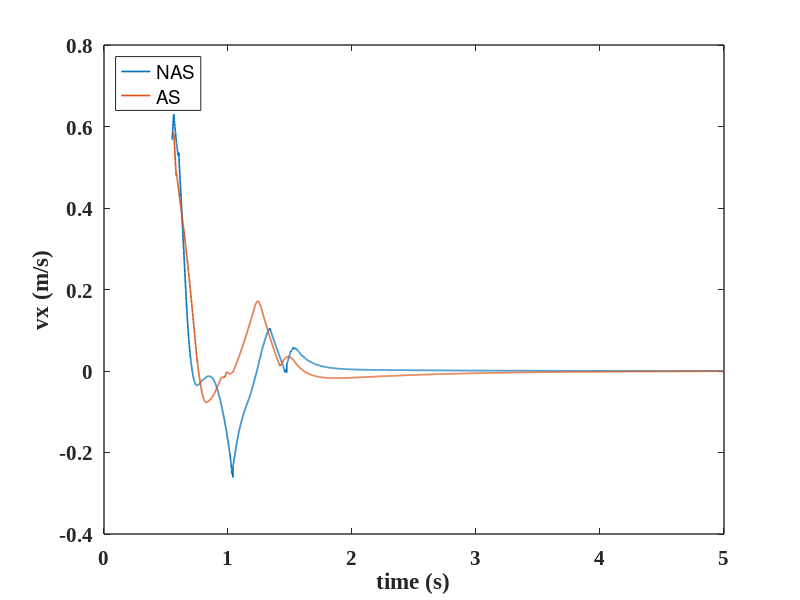
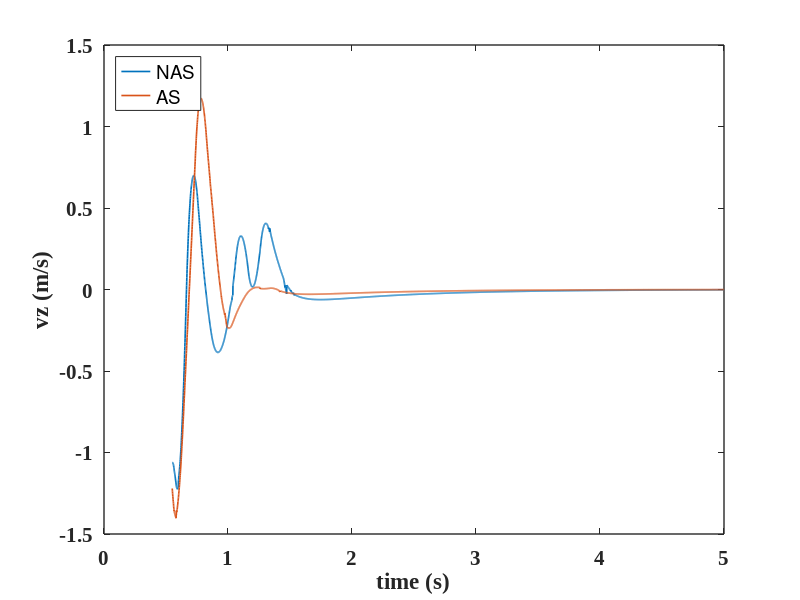
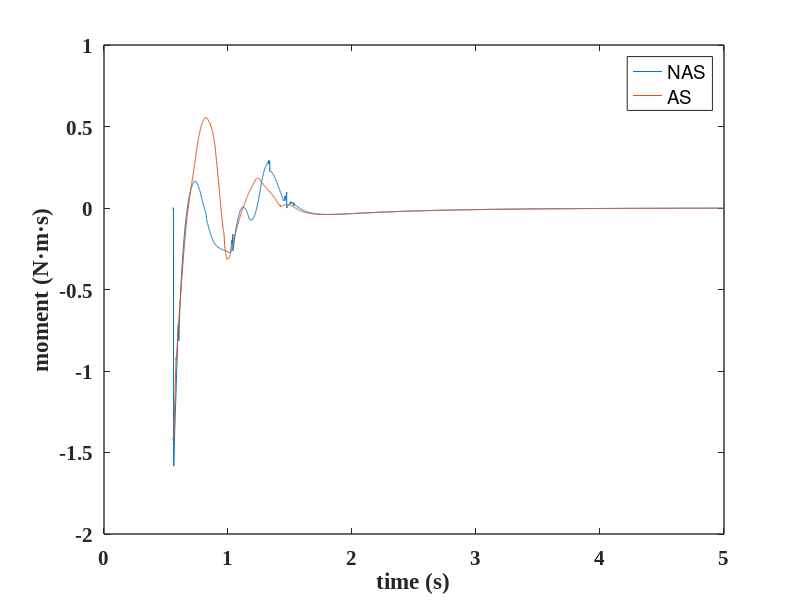

These charts were generated, in order, by the following MATLAB code: (Note: this script raises an error after producing the figures.)
clear;
close all;
%% h=[0.1,0.15,0.2] l=[0.1,0.15,0.2]
% h=0.1, l=0.1;
% h=0.1, l=0.15;
% h=0.1, l=0.2;

%% h=0.1, l=0.1;
% % E_Lower_as=124.4J;
% % E_Upper_as=7.77
% % E_Lower_nas=165.8J;
% % E_Upper_nas=0.09J;
% 
% % agility_as=0.2733 m/s
% % agility_nas=0.2719 m/s
% 
% % stability_time_as=3.661s
% % stability_time_nas=4.308s
% % sum_error_p_as=512 N m s
% % sum_error_p_nas=879 N m s
% % just keeping the stability of posture
% 
% load('h=0.1_l=0.1/energy_nas.mat');
% % load('h=0.1_l=0.1/energy_as.mat');
% E_RThigh_nas=Energy_Recording.energy_cost_joint(:,2+1)';
% E_RThigh_nas=E_RThigh_nas(:,2:end);
% E_RKnee_nas=Energy_Recording.energy_cost_joint(:,3+1)';
% E_RKnee_nas=E_RKnee_nas(:,2:end);
% E_RAnkle_nas=Energy_Recording.energy_cost_joint(:,4+1)';
% E_RAnkle_nas=E_RAnkle_nas(:,2:end);
% 
% E_LThigh_nas=Energy_Recording.energy_cost_joint(:,7+1)';
% E_LThigh_nas=E_LThigh_nas(:,2:end);
% E_LKnee_nas=Energy_Recording.energy_cost_joint(:,8+1)';
% E_LKnee_nas=E_LKnee_nas(:,2:end);
% E_LAnkle_nas=Energy_Recording.energy_cost_joint(:,9+1)';
% E_LAnkle_nas=E_LAnkle_nas(:,2:end);
% 
% E_RHipz_nas=Energy_Recording.energy_cost_joint(:,0+1)';
% E_RHipz_nas=E_RHipz_nas(:,2:end);
% E_RHipx_nas=Energy_Recording.energy_cost_joint(:,1+1)';
% E_RHipx_nas=E_RHipx_nas(:,2:end);
% 
% E_LHipz_nas=Energy_Recording.energy_cost_joint(:,5+1)';
% E_LHipz_nas=E_LHipz_nas(:,2:end);
% E_LHipx_nas=Energy_Recording.energy_cost_joint(:,6+1)';
% E_LHipx_nas=E_LHipx_nas(:,2:end);
% 
% E_Lower_nas=E_RThigh_nas(:,end)+E_LThigh_nas(:,end)+E_RKnee_nas(:,end)+...
%                 E_LKnee_nas(:,end)+E_RAnkle_nas(:,end)+E_LAnkle_nas(:,end)+...
%                 E_RHipz_nas(:,end)+E_RHipx_nas(:,end)+...
%                 E_LHipz_nas(:,end)+E_LHipx_nas(:,end);
%             
% E_Upper_nas=Energy_Recording.energy_cost_joint(:,10+1:end);
% E_Upper_nas=sum(E_Upper_nas(end,:));
% 
% load('h=0.1_l=0.1/v_nas.mat');
% vx_NAS=Velocity_Recording.actual_com_velocity(:,1)';
% vx_NAS=vx_NAS(:,2:end);
% vz_NAS=Velocity_Recording.actual_com_velocity(:,3)';
% vz_NAS=vz_NAS(:,2:end);
% Mp_NAS=Velocity_Recording.pitch_moment;
% Mp_NAS=Mp_NAS(:,2:end);
% 
% load('h=0.1_l=0.1/v_as.mat');
% vx_AS=Velocity_Recording.actual_com_velocity(:,1)';
% vx_AS=vx_AS(:,2:end);
% vz_AS=Velocity_Recording.actual_com_velocity(:,3)';
% vz_AS=vz_AS(:,2:end);
% Mp_AS=Velocity_Recording.pitch_moment;
% Mp_AS=Mp_AS(:,2:end);
% 
% time=Velocity_Recording.lcm_timestamp/5;
% a=1;
% num=5000;
% time=time(:,a:num);
% 
% 
% f1=figure;
% plot(time,vx_NAS(:,a:num),'LineWidth',1.2);
% hold on;
% plot(time,vx_AS(:,a:num),'LineWidth',1.2);
% xlabel('time (s)');ylabel('vx (m/s)');
% legend('NAS','AS','Location', 'northwest');
% set(gca, 'linewidth',1, 'fontsize',15,'Fontname', 'Times New Roman','FontWeight','bold');
% 
% 
% f2=figure;
% plot(time,vz_NAS(:,a:num),'LineWidth',1.2);
% hold on;
% plot(time,vz_AS(:,a:num),'LineWidth',1.2);
% xlabel('time (s)');ylabel('vz (m/s)');
% legend('NAS','AS','Location', 'northwest');
% set(gca, 'linewidth',1, 'fontsize',15,'Fontname', 'Times New Roman','FontWeight','bold');
% 
% 
% f3=figure;
% plot(time,Mp_NAS(:,a:num));
% xlabel('time (s)');ylabel('moment (N·m·s)');
% hold on;
% plot(time,Mp_AS(:,a:num));
% hold on;
% legend('NAS','AS');
% set(gca, 'linewidth',1,'FontSize',15,'Fontname', 'Times New Roman','FontWeight','bold');
% agility_as=cal_agility(vx_AS(:,200),vz_AS(:,200));
% agility_nas=cal_agility(vx_NAS(:,200),vz_NAS(:,200));
% 
% 
% time=Velocity_Recording.lcm_timestamp/5;
% a=500;
% num=5000;
% time=time(:,a:num);
% sum_error_p_as=sum(abs(Mp_AS(:,a:num)));
% sum_error_p_nas=sum(abs(Mp_NAS(:,a:num)));
% 
% sum_error_vx_as=sum(abs(vx_AS(:,a:num)));
% sum_error_vx_nas=sum(abs(vx_NAS(:,a:num)));
% 
% sum_error_vz_as=sum(abs(vz_AS(:,a:num)));
% sum_error_vz_nas=sum(abs(vz_NAS(:,a:num)));
% 
% a=0;


%% h=0.1, l=0.15;
% % E_Lower_as=133.1J;
% % E_Upper_as=5.8J
% % E_Lower_nas=181J;
% % E_Upper_nas=0.32J;
% 
% % agility_as=0.3809 m/s
% % agility_nas=0.3807 m/s
% 
% % % stability_time_as=3.661s
% % % stability_time_nas=4.308s
% % sum_error_p_as=188 N m s
% % sum_error_p_nas=474 N m s
% % just keeping the stability of posture
% 
% % load('h=0.1_l=0.15/energy_nas.mat');
% load('h=0.1_l=0.15/energy_as.mat');
% E_RThigh_nas=Energy_Recording.energy_cost_joint(:,2+1)';
% E_RThigh_nas=E_RThigh_nas(:,2:end);
% E_RKnee_nas=Energy_Recording.energy_cost_joint(:,3+1)';
% E_RKnee_nas=E_RKnee_nas(:,2:end);
% E_RAnkle_nas=Energy_Recording.energy_cost_joint(:,4+1)';
% E_RAnkle_nas=E_RAnkle_nas(:,2:end);
% 
% E_LThigh_nas=Energy_Recording.energy_cost_joint(:,7+1)';
% E_LThigh_nas=E_LThigh_nas(:,2:end);
% E_LKnee_nas=Energy_Recording.energy_cost_joint(:,8+1)';
% E_LKnee_nas=E_LKnee_nas(:,2:end);
% E_LAnkle_nas=Energy_Recording.energy_cost_joint(:,9+1)';
% E_LAnkle_nas=E_LAnkle_nas(:,2:end);
% 
% E_RHipz_nas=Energy_Recording.energy_cost_joint(:,0+1)';
% E_RHipz_nas=E_RHipz_nas(:,2:end);
% E_RHipx_nas=Energy_Recording.energy_cost_joint(:,1+1)';
% E_RHipx_nas=E_RHipx_nas(:,2:end);
% 
% E_LHipz_nas=Energy_Recording.energy_cost_joint(:,5+1)';
% E_LHipz_nas=E_LHipz_nas(:,2:end);
% E_LHipx_nas=Energy_Recording.energy_cost_joint(:,6+1)';
% E_LHipx_nas=E_LHipx_nas(:,2:end);
% 
% E_Lower_nas=E_RThigh_nas(:,end)+E_LThigh_nas(:,end)+E_RKnee_nas(:,end)+...
%                 E_LKnee_nas(:,end)+E_RAnkle_nas(:,end)+E_LAnkle_nas(:,end)+...
%                 E_RHipz_nas(:,end)+E_RHipx_nas(:,end)+...
%                 E_LHipz_nas(:,end)+E_LHipx_nas(:,end);
%             
% E_Upper_nas=Energy_Recording.energy_cost_joint(:,10+1:end);
% E_Upper_nas=sum(E_Upper_nas(end,:));
% 
% load('h=0.1_l=0.15/v_nas.mat');
% vx_NAS=Velocity_Recording.actual_com_velocity(:,1)';
% vx_NAS=vx_NAS(:,2:end);
% vz_NAS=Velocity_Recording.actual_com_velocity(:,3)';
% vz_NAS=vz_NAS(:,2:end);
% Mp_NAS=Velocity_Recording.pitch_moment;
% Mp_NAS=Mp_NAS(:,2:end);
% 
% load('h=0.1_l=0.15/v_as.mat');
% vx_AS=Velocity_Recording.actual_com_velocity(:,1)';
% vx_AS=vx_AS(:,2:end);
% vz_AS=Velocity_Recording.actual_com_velocity(:,3)';
% vz_AS=vz_AS(:,2:end);
% Mp_AS=Velocity_Recording.pitch_moment;
% Mp_AS=Mp_AS(:,2:end);
% 
% time=Velocity_Recording.lcm_timestamp/5;
% a=1;
% num=5000;
% time=time(:,a:num);
% 
% 
% f1=figure;
% plot(time,vx_NAS(:,a:num),'LineWidth',1.2);
% hold on;
% plot(time,vx_AS(:,a:num),'LineWidth',1.2);
% xlabel('time (s)');ylabel('vx (m/s)');
% legend('NAS','AS','Location', 'northwest');
% set(gca, 'linewidth',1, 'fontsize',15,'Fontname', 'Times New Roman','FontWeight','bold');
% 
% 
% f2=figure;
% plot(time,vz_NAS(:,a:num),'LineWidth',1.2);
% hold on;
% plot(time,vz_AS(:,a:num),'LineWidth',1.2);
% xlabel('time (s)');ylabel('vz (m/s)');
% legend('NAS','AS','Location', 'northwest');
% set(gca, 'linewidth',1, 'fontsize',15,'Fontname', 'Times New Roman','FontWeight','bold');
% 
% 
% f3=figure;
% plot(time,Mp_NAS(:,a:num));
% xlabel('time (s)');ylabel('moment (N·m·s)');
% hold on;
% plot(time,Mp_AS(:,a:num));
% hold on;
% legend('NAS','AS');
% set(gca, 'linewidth',1,'FontSize',15,'Fontname', 'Times New Roman','FontWeight','bold');
% agility_as=cal_agility(vx_AS(:,200),vz_AS(:,200));
% agility_nas=cal_agility(vx_NAS(:,200),vz_NAS(:,200));
% 
% 
% time=Velocity_Recording.lcm_timestamp/5;
% a=500;
% num=5000;
% time=time(:,a:num);
% sum_error_p_as=sum(abs(Mp_AS(:,a:num)));
% sum_error_p_nas=sum(abs(Mp_NAS(:,a:num)));
% 
% sum_error_vx_as=sum(abs(vx_AS(:,a:num)));
% sum_error_vx_nas=sum(abs(vx_NAS(:,a:num)));
% 
% sum_error_vz_as=sum(abs(vz_AS(:,a:num)));
% sum_error_vz_nas=sum(abs(vz_NAS(:,a:num)));
% 
% a=0;


%% h=0.15, l=0.1;
% E_Lower_as=151J;
% E_Upper_as=13.82
% E_Lower_nas=198.83J;
% E_Upper_nas=0.13J;
% P_Lower_as=1110.5 W
% P_Upper_as=325.5 W


% agility_as=0.33m/s
% agility_nas=0.31m/s
% stability_time_as=2.921s
% stability_time_nas=4.533s
% sum_error_p_as=283.05m/s
% sum_error_p_nas=805.41m/s
% sum_error_vx_as=118.40m/s
% sum_error_vx_nas=138.71m/s
% sum_error_vz_as=383.16m/s
% sum_error_vz_nas=392.38m/s
% load('h_0.15_l_0.1_energy_nas.mat');
% a=1;
% num=200;
% time=Energy_Recording.lcm_timestamp/5;
% time=time(:,a:num);
% E_RThigh_p_nas=Energy_Recording.power_joint(a:num,2+1)';
% E_RThigh_p_nas=E_RThigh_p_nas(:,2:end);
% E_RKnee_p_nas=Energy_Recording.power_joint(a:num,3+1)';
% E_RKnee_p_nas=E_RKnee_p_nas(:,2:end);
% E_RAnkle_p_nas=Energy_Recording.power_joint(a:num,4+1)';
% E_RAnkle_p_nas=E_RAnkle_p_nas(:,2:end);
% 
% E_LThigh_p_nas=Energy_Recording.power_joint(a:num,7+1)';
% E_LThigh_p_nas=E_LThigh_p_nas(:,2:end);
% E_LKnee_p_nas=Energy_Recording.power_joint(a:num,8+1)';
% E_LKnee_p_nas=E_LKnee_p_nas(:,2:end);
% E_LAnkle_p_nas=Energy_Recording.power_joint(a:num,9+1)';
% E_LAnkle_p_nas=E_LAnkle_p_nas(:,2:end);
% 
% E_RHipz_p_nas=Energy_Recording.power_joint(a:num,0+1)';
% E_RHipz_p_nas=E_RHipz_p_nas(:,2:end);
% E_RHipx_p_nas=Energy_Recording.power_joint(a:num,1+1)';
% E_RHipx_p_nas=E_RHipx_p_nas(:,2:end);
% 
% E_LHipz_p_nas=Energy_Recording.power_joint(a:num,5+1)';
% E_LHipz_p_nas=E_LHipz_p_nas(:,2:end);
% E_LHipx_p_nas=Energy_Recording.power_joint(a:num,6+1)';
% E_LHipx_p_nas=E_LHipx_p_nas(:,2:end);
% 
% E_Lower_p_nas=E_RThigh_p_nas(:,end)+E_LThigh_p_nas(:,end)+E_RKnee_p_nas(:,end)+...
%                 E_LKnee_p_nas(:,end)+E_RAnkle_p_nas(:,end)+E_LAnkle_p_nas(:,end)+...
%                 E_RHipz_p_nas(:,end)+E_RHipx_p_nas(:,end)+...
%                 E_LHipz_p_nas(:,end)+E_LHipx_p_nas(:,end);
%             
% E_Upper_p_nas=Energy_Recording.power_joint(a:num,10+1:end);
% E_Upper_p_nas=sum(E_Upper_p_nas(end,:));
% 
% 
% 
% 
% 
% 
% load('h_0.15_l_0.1_c_nas.mat');
% a=1;
% num=200;
% time=CONTACT_OUTPUT.lcm_timestamp/5;
% time=time(:,a:num);
% 
% contact_nas=CONTACT_OUTPUT.contact_force(:,a:num);
% contact_nas=contact_nas(:,1:end);
% plot(time,contact_nas(:,a:num),'LineWidth',1.2);
% hold on;
% load('h_0.15_l_0.1_c_as.mat');
% contact_nas=CONTACT_OUTPUT.contact_force(:,a:num);
% contact_nas=contact_nas(:,1:end);
% plot(time,contact_nas(:,a:num),'LineWidth',1.2);
% legend('NAS','AS','Location', 'northwest');
% set(gca, 'linewidth',1, 'fontsize',15,'Fontname', 'Times New Roman','FontWeight','bold');
% 
% load('h_0.15_l_0.1_energy_nas.mat');
% % load('h_0.15_l_0.1_energy_as.mat');
% a=1;
% num=200;
% E_RThigh_nas=Energy_Recording.energy_cost_joint(a:num,2+1)';
% E_RThigh_nas=E_RThigh_nas(:,2:end);
% E_RKnee_nas=Energy_Recording.energy_cost_joint(a:num,3+1)';
% E_RKnee_nas=E_RKnee_nas(:,2:end);
% E_RAnkle_nas=Energy_Recording.energy_cost_joint(a:num,4+1)';
% E_RAnkle_nas=E_RAnkle_nas(:,2:end);
% 
% E_LThigh_nas=Energy_Recording.energy_cost_joint(a:num,7+1)';
% E_LThigh_nas=E_LThigh_nas(:,2:end);
% E_LKnee_nas=Energy_Recording.energy_cost_joint(a:num,8+1)';
% E_LKnee_nas=E_LKnee_nas(:,2:end);
% E_LAnkle_nas=Energy_Recording.energy_cost_joint(a:num,9+1)';
% E_LAnkle_nas=E_LAnkle_nas(:,2:end);
% 
% E_RHipz_nas=Energy_Recording.energy_cost_joint(a:num,0+1)';
% E_RHipz_nas=E_RHipz_nas(:,2:end);
% E_RHipx_nas=Energy_Recording.energy_cost_joint(a:num,1+1)';
% E_RHipx_nas=E_RHipx_nas(:,2:end);
% 
% E_LHipz_nas=Energy_Recording.energy_cost_joint(a:num,5+1)';
% E_LHipz_nas=E_LHipz_nas(:,2:end);
% E_LHipx_nas=Energy_Recording.energy_cost_joint(a:num,6+1)';
% E_LHipx_nas=E_LHipx_nas(:,2:end);
% 
% E_Lower_nas=E_RThigh_nas(:,end)+E_LThigh_nas(:,end)+E_RKnee_nas(:,end)+...
%                 E_LKnee_nas(:,end)+E_RAnkle_nas(:,end)+E_LAnkle_nas(:,end)+...
%                 E_RHipz_nas(:,end)+E_RHipx_nas(:,end)+...
%                 E_LHipz_nas(:,end)+E_LHipx_nas(:,end);
%             
% E_Upper_nas=Energy_Recording.energy_cost_joint(a:num,10+1:end);
% E_Upper_nas=sum(E_Upper_nas(end,:));
% load('h_0.15_l_0.1_v_nas.mat');
% vx_NAS=Velocity_Recording.actual_com_velocity(:,1)';
% vx_NAS=vx_NAS(:,2:end);
% vz_NAS=Velocity_Recording.actual_com_velocity(:,3)';
% vz_NAS=vz_NAS(:,2:end);
% Mp_NAS=Velocity_Recording.pitch_moment;
% Mp_NAS=Mp_NAS(:,2:end);
% 
% load('h_0.15_l_0.1_v_as.mat');
% vx_AS=Velocity_Recording.actual_com_velocity(:,1)';
% vx_AS=vx_AS(:,2:end);
% vz_AS=Velocity_Recording.actual_com_velocity(:,3)';
% vz_AS=vz_AS(:,2:end);
% Mp_AS=Velocity_Recording.pitch_moment;
% Mp_AS=Mp_AS(:,2:end);
% 
% time=Velocity_Recording.lcm_timestamp/5;
% a=550;
% num=5000;
% time=time(:,a:num);
% 
% 
% f1=figure;
% plot(time,vx_NAS(:,a:num),'LineWidth',1.2);
% hold on;
% plot(time,vx_AS(:,a:num),'LineWidth',1.2);
% xlabel('time (s)');ylabel('vx (m/s)');
% legend('NAS','AS','Location', 'northwest');
% set(gca, 'linewidth',1, 'fontsize',15,'Fontname', 'Times New Roman','FontWeight','bold');
% 
% 
% f2=figure;
% plot(time,vz_NAS(:,a:num),'LineWidth',1.2);
% hold on;
% plot(time,vz_AS(:,a:num),'LineWidth',1.2);
% xlabel('time (s)');ylabel('vz (m/s)');
% legend('NAS','AS','Location', 'northwest');
% set(gca, 'linewidth',1, 'fontsize',15,'Fontname', 'Times New Roman','FontWeight','bold');
% 
% 
% f3=figure;
% plot(time,Mp_NAS(:,a:num));
% xlabel('time (s)');ylabel('moment (N·m·s)');
% hold on;
% plot(time,Mp_AS(:,a:num));
% hold on;
% legend('NAS','AS');
% set(gca, 'linewidth',1,'FontSize',15,'Fontname', 'Times New Roman','FontWeight','bold');
% 
% time=Velocity_Recording.lcm_timestamp/5;
% a=550;
% num=5000;
% time=time(:,a:num);
% sum_error_p_as=sum(abs(Mp_AS(:,a:num)));
% sum_error_p_nas=sum(abs(Mp_NAS(:,a:num)));
% 
% sum_error_vx_as=sum(abs(vx_AS(:,a:num)));
% sum_error_vx_nas=sum(abs(vx_NAS(:,a:num)));
% 
% sum_error_vz_as=sum(abs(vz_AS(:,a:num)));
% sum_error_vz_nas=sum(abs(vz_NAS(:,a:num)));
% a=0;


%% h=0.15, l=0.15;
% E_Lower_as=179.71 J;
% E_Upper_as=23 J
% E_Lower_nas=285.7J;
% E_Upper_nas=0.5J;
% 
% agility_as=0.37m/s
% agility_nas=0.35m/s
% 
% load('h=0.15_l=0.15/energy_as.mat');
load('h=0.15_l=0.15/energy_nas.mat');
E_RThigh_nas=Energy_Recording.energy_cost_joint(:,2+1)';
E_RThigh_nas=E_RThigh_nas(:,2:end);
E_RKnee_nas=Energy_Recording.energy_cost_joint(:,3+1)';
E_RKnee_nas=E_RKnee_nas(:,2:end);
E_RAnkle_nas=Energy_Recording.energy_cost_joint(:,4+1)';
E_RAnkle_nas=E_RAnkle_nas(:,2:end);

E_LThigh_nas=Energy_Recording.energy_cost_joint(:,7+1)';
E_LThigh_nas=E_LThigh_nas(:,2:end);
E_LKnee_nas=Energy_Recording.energy_cost_joint(:,8+1)';
E_LKnee_nas=E_LKnee_nas(:,2:end);
E_LAnkle_nas=Energy_Recording.energy_cost_joint(:,9+1)';
E_LAnkle_nas=E_LAnkle_nas(:,2:end);

E_RHipz_nas=Energy_Recording.energy_cost_joint(:,0+1)';
E_RHipz_nas=E_RHipz_nas(:,2:end);
E_RHipx_nas=Energy_Recording.energy_cost_joint(:,1+1)';
E_RHipx_nas=E_RHipx_nas(:,2:end);

E_LHipz_nas=Energy_Recording.energy_cost_joint(:,5+1)';
E_LHipz_nas=E_LHipz_nas(:,2:end);
E_LHipx_nas=Energy_Recording.energy_cost_joint(:,6+1)';
E_LHipx_nas=E_LHipx_nas(:,2:end);

E_Lower_nas=E_RThigh_nas(:,end)+E_LThigh_nas(:,end)+E_RKnee_nas(:,end)+...
                E_LKnee_nas(:,end)+E_RAnkle_nas(:,end)+E_LAnkle_nas(:,end)+...
                E_RHipz_nas(:,end)+E_RHipx_nas(:,end)+...
                E_LHipz_nas(:,end)+E_LHipx_nas(:,end);
            
E_Upper_nas=Energy_Recording.energy_cost_joint(:,10+1:end);
E_Upper_nas=sum(E_Upper_nas(end,:));

load('h=0.15_l=0.15/v_nas.mat');
vx_NAS=Velocity_Recording.actual_com_velocity(:,1)';
vx_NAS=vx_NAS(:,2:end);
vz_NAS=Velocity_Recording.actual_com_velocity(:,3)';
vz_NAS=vz_NAS(:,2:end);
Mp_NAS=Velocity_Recording.pitch_moment;
Mp_NAS=Mp_NAS(:,2:end);

load('h=0.15_l=0.15/v_as.mat');
vx_AS=Velocity_Recording.actual_com_velocity(:,1)';
vx_AS=vx_AS(:,2:end);
vz_AS=Velocity_Recording.actual_com_velocity(:,3)';
vz_AS=vz_AS(:,2:end);
Mp_AS=Velocity_Recording.pitch_moment;
Mp_AS=Mp_AS(:,2:end);

time=Velocity_Recording.lcm_timestamp/5;
a=550;
num=4999;
time=time(:,a:num);


f1=figure;
plot(time,vx_NAS(:,a:num),'LineWidth',1.2);
hold on;
plot(time,vx_AS(:,a:num),'LineWidth',1.2);
xlabel('time (s)');ylabel('vx (m/s)');
legend('NAS','AS','Location', 'northwest');
set(gca, 'linewidth',1, 'fontsize',15,'Fontname', 'Times New Roman','FontWeight','bold');


f2=figure;
plot(time,vz_NAS(:,a:num),'LineWidth',1.2);
hold on;
plot(time,vz_AS(:,a:num),'LineWidth',1.2);
xlabel('time (s)');ylabel('vz (m/s)');
legend('NAS','AS','Location', 'northwest');
set(gca, 'linewidth',1, 'fontsize',15,'Fontname', 'Times New Roman','FontWeight','bold');


f3=figure;
plot(time,Mp_NAS(:,a:num));
xlabel('time (s)');ylabel('moment (N·m·s)');
hold on;
plot(time,Mp_AS(:,a:num));
hold on;
legend('NAS','AS');
set(gca, 'linewidth',1,'FontSize',15,'Fontname', 'Times New Roman','FontWeight','bold');
agility_as=cal_agility(vx_AS(:,200),vz_AS(:,200));
agility_nas=cal_agility(vx_NAS(:,200),vz_NAS(:,200));


time=Velocity_Recording.lcm_timestamp/5;
a=550;
num=4999;
time=time(:,a:num);
sum_error_p_as=sum(abs(Mp_AS(:,a:num)));
sum_error_p_nas=sum(abs(Mp_NAS(:,a:num)));

sum_error_vx_as=sum(abs(vx_AS(:,a:num)));
sum_error_vx_nas=sum(abs(vx_NAS(:,a:num)));

sum_error_vz_as=sum(abs(vz_AS(:,a:num)));
sum_error_vz_nas=sum(abs(vz_NAS(:,a:num)));

a=1;

%% h=0.15, l=0.2;
% E_Lower_as=171.16J;
% E_Upper_as=23.1
% E_Lower_nas=272.8J;
% E_Upper_nas=1.46J;

% agility_as=0.447 m/s
% agility_nas=0.43 m/s

% stability_time_as=2.921s
% stability_time_nas=4.533s
% sum_error_p_as=217.7m/s
% sum_error_p_nas=277.2m/s
% just keeping the stability of posture

% load('h=0.15_l=0.2/energy_nas.mat');
% load('h=0.15_l=0.2/energy_as.mat');
% E_RThigh_nas=Energy_Recording.energy_cost_joint(:,2+1)';
% E_RThigh_nas=E_RThigh_nas(:,2:end);
% E_RKnee_nas=Energy_Recording.energy_cost_joint(:,3+1)';
% E_RKnee_nas=E_RKnee_nas(:,2:end);
% E_RAnkle_nas=Energy_Recording.energy_cost_joint(:,4+1)';
% E_RAnkle_nas=E_RAnkle_nas(:,2:end);
% 
% E_LThigh_nas=Energy_Recording.energy_cost_joint(:,7+1)';
% E_LThigh_nas=E_LThigh_nas(:,2:end);
% E_LKnee_nas=Energy_Recording.energy_cost_joint(:,8+1)';
% E_LKnee_nas=E_LKnee_nas(:,2:end);
% E_LAnkle_nas=Energy_Recording.energy_cost_joint(:,9+1)';
% E_LAnkle_nas=E_LAnkle_nas(:,2:end);
% 
% E_RHipz_nas=Energy_Recording.energy_cost_joint(:,0+1)';
% E_RHipz_nas=E_RHipz_nas(:,2:end);
% E_RHipx_nas=Energy_Recording.energy_cost_joint(:,1+1)';
% E_RHipx_nas=E_RHipx_nas(:,2:end);
% 
% E_LHipz_nas=Energy_Recording.energy_cost_joint(:,5+1)';
% E_LHipz_nas=E_LHipz_nas(:,2:end);
% E_LHipx_nas=Energy_Recording.energy_cost_joint(:,6+1)';
% E_LHipx_nas=E_LHipx_nas(:,2:end);
% 
% E_Lower_nas=E_RThigh_nas(:,end)+E_LThigh_nas(:,end)+E_RKnee_nas(:,end)+...
%                 E_LKnee_nas(:,end)+E_RAnkle_nas(:,end)+E_LAnkle_nas(:,end)+...
%                 E_RHipz_nas(:,end)+E_RHipx_nas(:,end)+...
%                 E_LHipz_nas(:,end)+E_LHipx_nas(:,end);
%             
% E_Upper_nas=Energy_Recording.energy_cost_joint(:,10+1:end);
% E_Upper_nas=sum(E_Upper_nas(end,:));
% 
% load('h=0.15_l=0.2/v_nas.mat');
% vx_NAS=Velocity_Recording.actual_com_velocity(:,1)';
% vx_NAS=vx_NAS(:,2:end);
% vz_NAS=Velocity_Recording.actual_com_velocity(:,3)';
% vz_NAS=vz_NAS(:,2:end);
% Mp_NAS=Velocity_Recording.pitch_moment;
% Mp_NAS=Mp_NAS(:,2:end);
% 
% load('h=0.15_l=0.2/v_as.mat');
% vx_AS=Velocity_Recording.actual_com_velocity(:,1)';
% vx_AS=vx_AS(:,2:end);
% vz_AS=Velocity_Recording.actual_com_velocity(:,3)';
% vz_AS=vz_AS(:,2:end);
% Mp_AS=Velocity_Recording.pitch_moment;
% Mp_AS=Mp_AS(:,2:end);
% 
% time=Velocity_Recording.lcm_timestamp/5;
% a=1;
% num=5000;
% time=time(:,a:num);
% 
% 
% f1=figure;
% plot(time,vx_NAS(:,a:num),'LineWidth',1.2);
% hold on;
% plot(time,vx_AS(:,a:num),'LineWidth',1.2);
% xlabel('time (s)');ylabel('vx (m/s)');
% legend('NAS','AS','Location', 'northwest');
% set(gca, 'linewidth',1, 'fontsize',15,'Fontname', 'Times New Roman','FontWeight','bold');
% 
% 
% f2=figure;
% plot(time,vz_NAS(:,a:num),'LineWidth',1.2);
% hold on;
% plot(time,vz_AS(:,a:num),'LineWidth',1.2);
% xlabel('time (s)');ylabel('vz (m/s)');
% legend('NAS','AS','Location', 'northwest');
% set(gca, 'linewidth',1, 'fontsize',15,'Fontname', 'Times New Roman','FontWeight','bold');
% 
% 
% f3=figure;
% plot(time,Mp_NAS(:,a:num));
% xlabel('time (s)');ylabel('moment (N·m·s)');
% hold on;
% plot(time,Mp_AS(:,a:num));
% hold on;
% legend('NAS','AS');
% set(gca, 'linewidth',1,'FontSize',15,'Fontname', 'Times New Roman','FontWeight','bold');
% agility_as=cal_agility(vx_AS(:,200),vz_AS(:,200));
% agility_nas=cal_agility(vx_NAS(:,200),vz_NAS(:,200));
% 
% 
% time=Velocity_Recording.lcm_timestamp/5;
% a=550;
% num=5000;
% time=time(:,a:num);
% sum_error_p_as=sum(abs(Mp_AS(:,a:num)));
% sum_error_p_nas=sum(abs(Mp_NAS(:,a:num)));
% 
% sum_error_vx_as=sum(abs(vx_AS(:,a:num)));
% sum_error_vx_nas=sum(abs(vx_NAS(:,a:num)));
% 
% sum_error_vz_as=sum(abs(vz_AS(:,a:num)));
% sum_error_vz_nas=sum(abs(vz_NAS(:,a:num)));
% 
% a=0;agility_nas=cal_agility(vx_NAS(:,200),vz_NAS(:,200));
% 
% 
% time=Velocity_Recording.lcm_timestamp/5;
% a=550;
% num=5000;
% time=time(:,a:num);
% sum_error_p_as=sum(abs(Mp_AS(:,a:num)));
% sum_error_p_nas=sum(abs(Mp_NAS(:,a:num)));
% 
% sum_error_vx_as=sum(abs(vx_AS(:,a:num)));
% sum_error_vx_nas=sum(abs(vx_NAS(:,a:num)));
% 
% sum_error_vz_as=sum(abs(vz_AS(:,a:num)));
% sum_error_vz_nas=sum(abs(vz_NAS(:,a:num)));
% 
% a=0;





%% h=0.2, l=0.1;
% E_Lower_as=186.3J;
% E_Upper_as=12.7J
% E_Lower_nas=188;
% E_Upper_nas=0.23J;

% agility_as=0.3966 m/s
% agility_nas=0.395 m/s

% % stability_time_as=3.661s
% % stability_time_nas=4.308s
% sum_error_p_as=182 N m s
% sum_error_p_nas=242 N m s
% just keeping the stability of posture

% load('h=0.2_l=0.1/energy_nas.mat');
% % load('h=0.2_l=0.1/energy_as.mat');
% E_RThigh_nas=Energy_Recording.energy_cost_joint(:,2+1)';
% E_RThigh_nas=E_RThigh_nas(:,2:end);
% E_RKnee_nas=Energy_Recording.energy_cost_joint(:,3+1)';
% E_RKnee_nas=E_RKnee_nas(:,2:end);
% E_RAnkle_nas=Energy_Recording.energy_cost_joint(:,4+1)';
% E_RAnkle_nas=E_RAnkle_nas(:,2:end);
% 
% E_LThigh_nas=Energy_Recording.energy_cost_joint(:,7+1)';
% E_LThigh_nas=E_LThigh_nas(:,2:end);
% E_LKnee_nas=Energy_Recording.energy_cost_joint(:,8+1)';
% E_LKnee_nas=E_LKnee_nas(:,2:end);
% E_LAnkle_nas=Energy_Recording.energy_cost_joint(:,9+1)';
% E_LAnkle_nas=E_LAnkle_nas(:,2:end);
% 
% E_RHipz_nas=Energy_Recording.energy_cost_joint(:,0+1)';
% E_RHipz_nas=E_RHipz_nas(:,2:end);
% E_RHipx_nas=Energy_Recording.energy_cost_joint(:,1+1)';
% E_RHipx_nas=E_RHipx_nas(:,2:end);
% 
% E_LHipz_nas=Energy_Recording.energy_cost_joint(:,5+1)';
% E_LHipz_nas=E_LHipz_nas(:,2:end);
% E_LHipx_nas=Energy_Recording.energy_cost_joint(:,6+1)';
% E_LHipx_nas=E_LHipx_nas(:,2:end);
% 
% E_Lower_nas=E_RThigh_nas(:,end)+E_LThigh_nas(:,end)+E_RKnee_nas(:,end)+...
%                 E_LKnee_nas(:,end)+E_RAnkle_nas(:,end)+E_LAnkle_nas(:,end)+...
%                 E_RHipz_nas(:,end)+E_RHipx_nas(:,end)+...
%                 E_LHipz_nas(:,end)+E_LHipx_nas(:,end);
%             
% E_Upper_nas=Energy_Recording.energy_cost_joint(:,10+1:end);
% E_Upper_nas=sum(E_Upper_nas(end,:));
% 
% load('h=0.2_l=0.1/v_nas.mat');
% vx_NAS=Velocity_Recording.actual_com_velocity(:,1)';
% vx_NAS=vx_NAS(:,2:end);
% vz_NAS=Velocity_Recording.actual_com_velocity(:,3)';
% vz_NAS=vz_NAS(:,2:end);
% Mp_NAS=Velocity_Recording.pitch_moment;
% Mp_NAS=Mp_NAS(:,2:end);
% 
% load('h=0.2_l=0.1/v_as.mat');
% vx_AS=Velocity_Recording.actual_com_velocity(:,1)';
% vx_AS=vx_AS(:,2:end);
% vz_AS=Velocity_Recording.actual_com_velocity(:,3)';
% vz_AS=vz_AS(:,2:end);
% Mp_AS=Velocity_Recording.pitch_moment;
% Mp_AS=Mp_AS(:,2:end);
% 
% time=Velocity_Recording.lcm_timestamp/5;
% a=1;
% num=5000;
% time=time(:,a:num);
% 
% 
% f1=figure;
% plot(time,vx_NAS(:,a:num),'LineWidth',1.2);
% hold on;
% plot(time,vx_AS(:,a:num),'LineWidth',1.2);
% xlabel('time (s)');ylabel('vx (m/s)');
% legend('NAS','AS','Location', 'northwest');
% set(gca, 'linewidth',1, 'fontsize',15,'Fontname', 'Times New Roman','FontWeight','bold');
% 
% 
% f2=figure;
% plot(time,vz_NAS(:,a:num),'LineWidth',1.2);
% hold on;
% plot(time,vz_AS(:,a:num),'LineWidth',1.2);
% xlabel('time (s)');ylabel('vz (m/s)');
% legend('NAS','AS','Location', 'northwest');
% set(gca, 'linewidth',1, 'fontsize',15,'Fontname', 'Times New Roman','FontWeight','bold');
% 
% 
% f3=figure;
% plot(time,Mp_NAS(:,a:num));
% xlabel('time (s)');ylabel('moment (N·m·s)');
% hold on;
% plot(time,Mp_AS(:,a:num));
% hold on;
% legend('NAS','AS');
% set(gca, 'linewidth',1,'FontSize',15,'Fontname', 'Times New Roman','FontWeight','bold');
% agility_as=cal_agility(vx_AS(:,200),vz_AS(:,200));
% agility_nas=cal_agility(vx_NAS(:,200),vz_NAS(:,200));
% 
% 
% time=Velocity_Recording.lcm_timestamp/5;
% a=500;
% num=5000;
% time=time(:,a:num);
% sum_error_p_as=sum(abs(Mp_AS(:,a:num)));
% sum_error_p_nas=sum(abs(Mp_NAS(:,a:num)));
% 
% sum_error_vx_as=sum(abs(vx_AS(:,a:num)));
% sum_error_vx_nas=sum(abs(vx_NAS(:,a:num)));
% 
% sum_error_vz_as=sum(abs(vz_AS(:,a:num)));
% sum_error_vz_nas=sum(abs(vz_NAS(:,a:num)));
% 
% a=0;


%% h=0.2, l=0.15;
% E_Lower_as=274.3J;
% E_Upper_as=0.18J
% E_Lower_nas=201J;
% E_Upper_nas=27.6J;

% agility_as=0.4369 m/s
% agility_nas=0.4156 m/s

% % stability_time_as=3.661s
% % stability_time_nas=4.308s
% sum_error_p_as=186.2 N m s
% sum_error_p_nas=323 N m s
% just keeping the stability of posture

% load('h=0.2_l=0.15/energy_nas.mat');
% load('h=0.2_l=0.15/energy_as.mat');
% E_RThigh_nas=Energy_Recording.energy_cost_joint(:,2+1)';
% E_RThigh_nas=E_RThigh_nas(:,2:end);
% E_RKnee_nas=Energy_Recording.energy_cost_joint(:,3+1)';
% E_RKnee_nas=E_RKnee_nas(:,2:end);
% E_RAnkle_nas=Energy_Recording.energy_cost_joint(:,4+1)';
% E_RAnkle_nas=E_RAnkle_nas(:,2:end);
% 
% E_LThigh_nas=Energy_Recording.energy_cost_joint(:,7+1)';
% E_LThigh_nas=E_LThigh_nas(:,2:end);
% E_LKnee_nas=Energy_Recording.energy_cost_joint(:,8+1)';
% E_LKnee_nas=E_LKnee_nas(:,2:end);
% E_LAnkle_nas=Energy_Recording.energy_cost_joint(:,9+1)';
% E_LAnkle_nas=E_LAnkle_nas(:,2:end);
% 
% E_RHipz_nas=Energy_Recording.energy_cost_joint(:,0+1)';
% E_RHipz_nas=E_RHipz_nas(:,2:end);
% E_RHipx_nas=Energy_Recording.energy_cost_joint(:,1+1)';
% E_RHipx_nas=E_RHipx_nas(:,2:end);
% 
% E_LHipz_nas=Energy_Recording.energy_cost_joint(:,5+1)';
% E_LHipz_nas=E_LHipz_nas(:,2:end);
% E_LHipx_nas=Energy_Recording.energy_cost_joint(:,6+1)';
% E_LHipx_nas=E_LHipx_nas(:,2:end);
% 
% E_Lower_nas=E_RThigh_nas(:,end)+E_LThigh_nas(:,end)+E_RKnee_nas(:,end)+...
%                 E_LKnee_nas(:,end)+E_RAnkle_nas(:,end)+E_LAnkle_nas(:,end)+...
%                 E_RHipz_nas(:,end)+E_RHipx_nas(:,end)+...
%                 E_LHipz_nas(:,end)+E_LHipx_nas(:,end);
%             
% E_Upper_nas=Energy_Recording.energy_cost_joint(:,10+1:end);
% E_Upper_nas=sum(E_Upper_nas(end,:));
% 
% load('h=0.2_l=0.15/v_nas.mat');
% vx_NAS=Velocity_Recording.actual_com_velocity(:,1)';
% vx_NAS=vx_NAS(:,2:end);
% vz_NAS=Velocity_Recording.actual_com_velocity(:,3)';
% vz_NAS=vz_NAS(:,2:end);
% Mp_NAS=Velocity_Recording.pitch_moment;
% Mp_NAS=Mp_NAS(:,2:end);
% 
% load('h=0.2_l=0.15/v_as.mat');
% vx_AS=Velocity_Recording.actual_com_velocity(:,1)';
% vx_AS=vx_AS(:,2:end);
% vz_AS=Velocity_Recording.actual_com_velocity(:,3)';
% vz_AS=vz_AS(:,2:end);
% Mp_AS=Velocity_Recording.pitch_moment;
% Mp_AS=Mp_AS(:,2:end);
% 
% time=Velocity_Recording.lcm_timestamp/5;
% a=1;
% num=5000;
% time=time(:,a:num);
% 
% 
% f1=figure;
% plot(time,vx_NAS(:,a:num),'LineWidth',1.2);
% hold on;
% plot(time,vx_AS(:,a:num),'LineWidth',1.2);
% xlabel('time (s)');ylabel('vx (m/s)');
% legend('NAS','AS','Location', 'northwest');
% set(gca, 'linewidth',1, 'fontsize',15,'Fontname', 'Times New Roman','FontWeight','bold');
% 
% d on;
% plot(time,vz_AS(:,a:num),'LineWidth',1.2);
% xlabel('time (s)');ylabel('vz (m/s)');
% legend('NAS','AS','Location', 'northwest');
% set(gca, 'linewidth',1, 'fontsize',15,'Fontname', 'Times New Roman','FontWeight','bold');
% 
% 
% f3=figure;
% plot(time,Mp_NAS(:,a:num));
% xlabel('time (s)');ylabel('moment (N·m·s)');
% hold on;
% plot(time,Mp_AS(:,a:num));
% hold on;
% legend('NAS','AS');
% set(gca, 'linewidth',1,'FontSize',15,'Fontname', 'Times New Roman','FontWeight','bold');
% agility_as=cal_agility(vx_AS(:,200),vz_AS(:,200));
% agility_nas=cal_agility(vx_NAS(:,200),vz_NAS(:,200));
% 
% 
% time=Velocity_Recording.lcm_timestamp/5;
% a=500;
% num=5000;
% time=time(:,a:num);
% sum_error_p_as=sum(abs(Mp_AS(:,a:num)));
% sum_error_p_nas=sum(abs(Mp_NAS(:,a:num)));
% 
% sum_error_vx_as=sum(abs(vx_AS(:,a:num)));
% sum_error_vx_nas=sum(abs(vx_NAS(:,a:num)));
% 
% sum_error_vz_as=sum(abs(vz_AS(:,a:num)));
% sum_error_vz_nas=sum(abs(vz_NAS(:,a:num)));
% 
% a=0;
% f2=figure;
% plot(time,vz_NAS(:,a:num),'LineWidth',1.2);
% hold on;
% plot(time,vz_AS(:,a:num),'LineWidth',1.2);
% xlabel('time (s)');ylabel('vz (m/s)');
% legend('NAS','AS','Location', 'northwest');
% set(gca, 'linewidth',1, 'fontsize',15,'Fontname', 'Times New Roman','FontWeight','bold');
% 
% 
% f3=figure;
% plot(time,Mp_NAS(:,a:num));
% xlabel('time (s)');ylabel('moment (N·m·s)');
% hold on;
% plot(time,Mp_AS(:,a:num));
% hold on;
% legend('NAS','AS');
% set(gca, 'linewidth',1,'FontSize',15,'Fontname', 'Times New Roman','FontWeight','bold');
% agility_as=cal_agility(vx_AS(:,200),vz_AS(:,200));
% agility_nas=cal_agility(vx_NAS(:,200),vz_NAS(:,200));
% 
% 
% time=Velocity_Recording.lcm_timestamp/5;
% a=500;
% num=5000;
% time=time(:,a:num);
% sum_error_p_as=sum(abs(Mp_AS(:,a:num)));
% sum_error_p_nas=sum(abs(Mp_NAS(:,a:num)));
% 
% sum_error_vx_as=sum(abs(vx_AS(:,a:num)));
% sum_error_vx_nas=sum(abs(vx_NAS(:,a:num)));
% 
% sum_error_vz_as=sum(abs(vz_AS(:,a:num)));
% sum_error_vz_nas=sum(abs(vz_NAS(:,a:num)));
% 
% a=0;
















%%
%     data_record_->joint_position_position[0]=q_[9]; /// torso_to_R_ShoulderRx
%     data_record_->joint_position_position[1]=q_[10]; /// torso_to_L_ShoulderRx
%     data_record_->joint_position_position[2]=q_[13]; /// R_ShoulderRx_to_R_UpperArm
%     data_record_->joint_position_position[3]=q_[14]; /// L_ShoulderRx_to_L_UpperArm
%     data_record_->joint_position_position[4]=q_[17]; /// R_UpperArm_to_R_ForeArm
%     data_record_->joint_position_position[5]=q_[18]; /// L_UpperArm_to_L_ForeArm
% 
%     data_record_->joint_position_position[6]=q_[7]; /// torso_to_R_HipRz
%     data_record_->joint_position_position[7]=q_[11]; /// R_HipRz_to_R_HipRx
%     data_record_->joint_position_position[8]=q_[15]; /// R_HipRx_to_R_Thigh
%     data_record_->joint_position_position[9]=q_[19]; /// R_Knee
%     data_record_->joint_position_position[10]=q_[21]; /// R_Ankle
%     data_record_->joint_position_position[11]=q_[8]; /// torso_to_L_HipRz
%     data_record_->joint_position_position[12]=q_[12]; /// L_HipRz_to_L_HipRx
%     data_record_->joint_position_position[13]=q_[16]; /// L_HipRx_to_L_Thigh
%     data_record_->joint_position_position[14]=q_[20]; /// L_Knee
%     data_record_->joint_position_position[15]=q_[22]; /// L_Ankle





E_RThigh_nas=Energy_Recording.energy_cost_joint(:,2+1)';
E_RThigh_nas=E_RThigh_nas(:,2:end);
E_RKnee_nas=Energy_Recording.energy_cost_joint(:,3+1)';
E_RKnee_nas=E_RKnee_nas(:,2:end);
E_RAnkle_nas=Energy_Recording.energy_cost_joint(:,4+1)';
E_RAnkle_nas=E_RAnkle_nas(:,2:end);

E_LThigh_nas=Energy_Recording.energy_cost_joint(:,7+1)';
E_LThigh_nas=E_LThigh_nas(:,2:end);
E_LKnee_nas=Energy_Recording.energy_cost_joint(:,8+1)';
E_LKnee_nas=E_LKnee_nas(:,2:end);
E_LAnkle_nas=Energy_Recording.energy_cost_joint(:,9+1)';
E_LAnkle_nas=E_LAnkle_nas(:,2:end);

E_RHipz_nas=Energy_Recording.energy_cost_joint(:,0+1)';
E_RHipz_nas=E_RHipz_nas(:,2:end);
E_RHipx_nas=Energy_Recording.energy_cost_joint(:,1+1)';
E_RHipx_nas=E_RHipx_nas(:,2:end);

E_LHipz_nas=Energy_Recording.energy_cost_joint(:,5+1)';
E_LHipz_nas=E_LHipz_nas(:,2:end);
E_LHipx_nas=Energy_Recording.energy_cost_joint(:,6+1)';
E_LHipx_nas=E_LHipx_nas(:,2:end);




bb=1;


% h=0.15, l=0.1;
% h=0.15, l=0.15;
% h=0.15, l=0.2;

% h=0.2, l=0.1;
% h=0.2, l=0.15;
% h=0.2, l=0.2;
%%
% % robot with arm no swing 
% load('robot_with_arm/WBC/h=0.15_l=0.1/no_swing/velocity.mat');
% %%% actual velocity
% z_velocity_act_witharm_noswing=Velocity_Recording.actual_com_velocity(:,3)';
% z_velocity_act_witharm_noswing=z_velocity_act_witharm_noswing(:,2:end);
% x_velocity_act_witharm_noswing=Velocity_Recording.actual_com_velocity(:,1)';
% x_velocity_act_witharm_noswing=x_velocity_act_witharm_noswing(:,2:end);
% %%% desire velocity
% z_velocity_des_witharm_noswing=Velocity_Recording.des_com_velocity(:,3)';
% z_velocity_des_witharm_noswing=z_velocity_des_witharm_noswing(:,2:end);
% x_velocity_des_witharm_noswing=Velocity_Recording.des_com_velocity(:,1)';
% x_velocity_des_witharm_noswing=x_velocity_des_witharm_noswing(:,2:end);
% 
% 
% load('robot_with_arm/WBC/h=0.15_l=0.1/no_swing/position.mat');
% %%% actual position
% z_position_act_witharm_noswing=Position_Recording.actual_com(:,3)';
% z_position_act_witharm_noswing=z_position_act_witharm_noswing(:,2:end);
% x_position_act_witharm_noswing=Position_Recording.actual_com(:,1)';
% x_position_act_witharm_noswing=x_position_act_witharm_noswing(:,2:end);
% %%% desire position
% z_position_des_witharm_noswing=Position_Recording.des_com(:,3)';
% z_position_des_witharm_noswing=z_position_des_witharm_noswing(:,2:end);
% x_position_des_witharm_noswing=Position_Recording.des_com(:,1)';
% x_position_des_witharm_noswing=x_position_des_witharm_noswing(:,2:end);
% 
% 
% 
% 
% 
% 
% 
% 
% 
% % robot with arm 
% load('robot_with_arm/WBC/h=0.15_l=0.1/velocity.mat');
% %%% actual velocity
% z_velocity_act_witharm=Velocity_Recording.actual_com_velocity(:,3)';
% z_velocity_act_witharm=z_velocity_act_witharm(:,2:end);
% x_velocity_act_witharm=Velocity_Recording.actual_com_velocity(:,1)';
% x_velocity_act_witharm=x_velocity_act_witharm(:,2:end);
% %%% desire velocity
% z_velocity_des_witharm=Velocity_Recording.des_com_velocity(:,3)';
% z_velocity_des_witharm=z_velocity_des_witharm(:,2:end);
% x_velocity_des_witharm=Velocity_Recording.des_com_velocity(:,1)';
% x_velocity_des_witharm=x_velocity_des_witharm(:,2:end);
% 
% load('robot_with_arm/WBC/h=0.15_l=0.1/position.mat');
% %%% actual position
% z_position_act_witharm=Position_Recording.actual_com(:,3)';
% z_position_act_witharm=z_position_act_witharm(:,2:end);
% x_position_act_witharm=Position_Recording.actual_com(:,1)';
% x_position_act_witharm=x_position_act_witharm(:,2:end);
% %%% desire position
% z_position_des_witharm=Position_Recording.des_com(:,3)';
% z_position_des_witharm=z_position_des_witharm(:,2:end);
% x_position_des_witharm=Position_Recording.des_com(:,1)';
% x_position_des_witharm=x_position_des_witharm(:,2:end);
% 
% 
% % Joint postion
% % torso_to_R_ShoulderRx
% % torso_to_L_ShoulderRx
% % R_ShoulderRx_to_R_UpperArm
% % L_ShoulderRx_to_L_UpperArm
% % R_UpperArm_to_R_ForeArm
% % L_UpperArm_to_L_ForeArm
% load('robot_with_arm/WBC/h=0.15_l=0.1/joint_position.mat');
% R_ShoulderRx=Joint_Position_Recording.joint_p(:,1)';
% R_ShoulderRx=R_ShoulderRx(:,2:end);
% L_ShoulderRx=Joint_Position_Recording.joint_p(:,2)';
% L_ShoulderRx=L_ShoulderRx(:,2:end);
% 
% R_UpperArm=Joint_Position_Recording.joint_p(:,3)';
% R_UpperArm=R_UpperArm(:,2:end);
% L_UpperArm=Joint_Position_Recording.joint_p(:,4)';
% L_UpperArm=L_UpperArm(:,2:end);
% 
% R_ForeArm=Joint_Position_Recording.joint_p(:,5)';
% R_ForeArm=R_ForeArm(:,2:end);
% L_ForeArm=Joint_Position_Recording.joint_p(:,6)';
% L_ForeArm=L_ForeArm(:,2:end);


%% velocity h=0.5 l=0.2 I=0.113552 --end_time=5 --target_realtime_rate=1
% robot with arm no swing 
load('Agility_analysis/h_0_5_l_0_2_ns_I_0.113552.mat');
%%% actual velocity
z_velocity_act_witharm_noswing=Velocity_Recording.actual_com_velocity(:,3)';
z_velocity_act_witharm_noswing=z_velocity_act_witharm_noswing(:,2:end);
x_velocity_act_witharm_noswing=Velocity_Recording.actual_com_velocity(:,1)';
x_velocity_act_witharm_noswing=x_velocity_act_witharm_noswing(:,2:end);
%%% desire velocity
z_velocity_des_witharm_noswing=Velocity_Recording.des_com_velocity(:,3)';
z_velocity_des_witharm_noswing=z_velocity_des_witharm_noswing(:,2:end);
x_velocity_des_witharm_noswing=Velocity_Recording.des_com_velocity(:,1)';
x_velocity_des_witharm_noswing=x_velocity_des_witharm_noswing(:,2:end);


% robot with arm swing
load('Agility_analysis/h_0_5_l_0_2_s_I_0.113552.mat');
%%% actual velocity
z_velocity_act_witharm=Velocity_Recording.actual_com_velocity(:,3)';
z_velocity_act_witharm=z_velocity_act_witharm(:,2:end);
x_velocity_act_witharm=Velocity_Recording.actual_com_velocity(:,1)';
x_velocity_act_witharm=x_velocity_act_witharm(:,2:end);
%%% desire velocity
z_velocity_des_witharm=Velocity_Recording.des_com_velocity(:,3)';
z_velocity_des_witharm=z_velocity_des_witharm(:,2:end);
x_velocity_des_witharm=Velocity_Recording.des_com_velocity(:,1)';
x_velocity_des_witharm=x_velocity_des_witharm(:,2:end);

%% velocity h=0.5 l=0.2 I=10 --end_time=5 --target_realtime_rate=1
% robot with arm no swing 
load('Agility_analysis/h_0_5_l_0_2_ns_I_10.mat');
%%% actual velocity
z_velocity_act_witharm_noswing=Velocity_Recording.actual_com_velocity(:,3)';
z_velocity_act_witharm_noswing=z_velocity_act_witharm_noswing(:,2:end);
x_velocity_act_witharm_noswing=Velocity_Recording.actual_com_velocity(:,1)';
x_velocity_act_witharm_noswing=x_velocity_act_witharm_noswing(:,2:end);
%%% desire velocity
z_velocity_des_witharm_noswing=Velocity_Recording.des_com_velocity(:,3)';
z_velocity_des_witharm_noswing=z_velocity_des_witharm_noswing(:,2:end);
x_velocity_des_witharm_noswing=Velocity_Recording.des_com_velocity(:,1)';
x_velocity_des_witharm_noswing=x_velocity_des_witharm_noswing(:,2:end);


% robot with arm swing
load('Agility_analysis/h_0_5_l_0_2_s_I_10.mat');
%%% actual velocity
z_velocity_act_witharm=Velocity_Recording.actual_com_velocity(:,3)';
z_velocity_act_witharm=z_velocity_act_witharm(:,2:end);
x_velocity_act_witharm=Velocity_Recording.actual_com_velocity(:,1)';
x_velocity_act_witharm=x_velocity_act_witharm(:,2:end);
%%% desire velocity
z_velocity_des_witharm=Velocity_Recording.des_com_velocity(:,3)';
z_velocity_des_witharm=z_velocity_des_witharm(:,2:end);
x_velocity_des_witharm=Velocity_Recording.des_com_velocity(:,1)';
x_velocity_des_witharm=x_velocity_des_witharm(:,2:end);



%% velocity h=0.5 l=0.2 --end_time=5 --target_realtime_rate=1
% robot with arm no swing 
load('Agility_analysis/h_0_5_l_0_2_ns.mat');
%%% actual velocity
z_velocity_act_witharm_noswing=Velocity_Recording.actual_com_velocity(:,3)';
z_velocity_act_witharm_noswing=z_velocity_act_witharm_noswing(:,2:end);
x_velocity_act_witharm_noswing=Velocity_Recording.actual_com_velocity(:,1)';
x_velocity_act_witharm_noswing=x_velocity_act_witharm_noswing(:,2:end);
%%% desire velocity
z_velocity_des_witharm_noswing=Velocity_Recording.des_com_velocity(:,3)';
z_velocity_des_witharm_noswing=z_velocity_des_witharm_noswing(:,2:end);
x_velocity_des_witharm_noswing=Velocity_Recording.des_com_velocity(:,1)';
x_velocity_des_witharm_noswing=x_velocity_des_witharm_noswing(:,2:end);


% robot with arm swing
load('Agility_analysis/h_0_5_l_0_2_s.mat');
%%% actual velocity
z_velocity_act_witharm=Velocity_Recording.actual_com_velocity(:,3)';
z_velocity_act_witharm=z_velocity_act_witharm(:,2:end);
x_velocity_act_witharm=Velocity_Recording.actual_com_velocity(:,1)';
x_velocity_act_witharm=x_velocity_act_witharm(:,2:end);
%%% desire velocity
z_velocity_des_witharm=Velocity_Recording.des_com_velocity(:,3)';
z_velocity_des_witharm=z_velocity_des_witharm(:,2:end);
x_velocity_des_witharm=Velocity_Recording.des_com_velocity(:,1)';
x_velocity_des_witharm=x_velocity_des_witharm(:,2:end);


%% velocity h=0.15 l=0.2 --end_time=5 --target_realtime_rate=1
% robot with arm no swing 
load('Agility_analysis/h_0_15_l_0_1_ns.mat');
%%% actual velocity
z_velocity_act_witharm_noswing=Velocity_Recording.actual_com_velocity(:,3)';
z_velocity_act_witharm_noswing=z_velocity_act_witharm_noswing(:,2:end);
x_velocity_act_witharm_noswing=Velocity_Recording.actual_com_velocity(:,1)';
x_velocity_act_witharm_noswing=x_velocity_act_witharm_noswing(:,2:end);
%%% desire velocity
z_velocity_des_witharm_noswing=Velocity_Recording.des_com_velocity(:,3)';
z_velocity_des_witharm_noswing=z_velocity_des_witharm_noswing(:,2:end);
x_velocity_des_witharm_noswing=Velocity_Recording.des_com_velocity(:,1)';
x_velocity_des_witharm_noswing=x_velocity_des_witharm_noswing(:,2:end);


% robot with arm swing
load('Agility_analysis/h_0_15_l_0_1_s.mat');
%%% actual velocity
z_velocity_act_witharm=Velocity_Recording.actual_com_velocity(:,3)';
z_velocity_act_witharm=z_velocity_act_witharm(:,2:end);
x_velocity_act_witharm=Velocity_Recording.actual_com_velocity(:,1)';
x_velocity_act_witharm=x_velocity_act_witharm(:,2:end);
%%% desire velocity
z_velocity_des_witharm=Velocity_Recording.des_com_velocity(:,3)';
z_velocity_des_witharm=z_velocity_des_witharm(:,2:end);
x_velocity_des_witharm=Velocity_Recording.des_com_velocity(:,1)';
x_velocity_des_witharm=x_velocity_des_witharm(:,2:end);


%% Stability velocity h=0.15 l=0.1 --end_time=5 --target_realtime_rate=1
% robot with arm no swing 
load('Stability/h_0_15_l_0_1_ns.mat');
%%% actual velocity
z_velocity_act_witharm_noswing=Velocity_Recording.actual_com_velocity(:,3)';
z_velocity_act_witharm_noswing=z_velocity_act_witharm_noswing(:,2:end);
x_velocity_act_witharm_noswing=Velocity_Recording.actual_com_velocity(:,1)';
x_velocity_act_witharm_noswing=x_velocity_act_witharm_noswing(:,2:end);
%%% desire velocity
z_velocity_des_witharm_noswing=Velocity_Recording.des_com_velocity(:,3)';
z_velocity_des_witharm_noswing=z_velocity_des_witharm_noswing(:,2:end);
x_velocity_des_witharm_noswing=Velocity_Recording.des_com_velocity(:,1)';
x_velocity_des_witharm_noswing=x_velocity_des_witharm_noswing(:,2:end);
%%% actual pitch moment
pitch_moment_witharm_noswing=Velocity_Recording.pitch_moment;
pitch_moment_witharm_noswing=pitch_moment_witharm_noswing(:,2:end);

% robot with arm swing
load('Stability/h_0_15_l_0_1_s.mat');
%%% actual velocity
z_velocity_act_witharm=Velocity_Recording.actual_com_velocity(:,3)';
z_velocity_act_witharm=z_velocity_act_witharm(:,2:end);
x_velocity_act_witharm=Velocity_Recording.actual_com_velocity(:,1)';
x_velocity_act_witharm=x_velocity_act_witharm(:,2:end);
%%% desire velocity
z_velocity_des_witharm=Velocity_Recording.des_com_velocity(:,3)';
z_velocity_des_witharm=z_velocity_des_witharm(:,2:end);
x_velocity_des_witharm=Velocity_Recording.des_com_velocity(:,1)';
x_velocity_des_witharm=x_velocity_des_witharm(:,2:end);
%%% actual pitch moment
pitch_moment_witharm=Velocity_Recording.pitch_moment;
pitch_moment_witharm=pitch_moment_witharm(:,2:end);
%% Joint postion h=0.15 l=0.1 
% torso_to_R_ShoulderRx
% torso_to_L_ShoulderRx
% R_ShoulderRx_to_R_UpperArm
% L_ShoulderRx_to_L_UpperArm
% R_UpperArm_to_R_ForeArm
% L_UpperArm_to_L_ForeArm
load('robot_with_arm/WBC/h=0.15_l=0.1/joint_position.mat');
R_ShoulderRx=Joint_Position_Recording.joint_p(:,1)';
R_ShoulderRx=R_ShoulderRx(:,2:end);
L_ShoulderRx=Joint_Position_Recording.joint_p(:,2)';
L_ShoulderRx=L_ShoulderRx(:,2:end);

R_UpperArm=Joint_Position_Recording.joint_p(:,3)';
R_UpperArm=R_UpperArm(:,2:end);
L_UpperArm=Joint_Position_Recording.joint_p(:,4)';
L_UpperArm=L_UpperArm(:,2:end);

R_ForeArm=Joint_Position_Recording.joint_p(:,5)';
R_ForeArm=R_ForeArm(:,2:end);
L_ForeArm=Joint_Position_Recording.joint_p(:,6)';
L_ForeArm=L_ForeArm(:,2:end);

%% Joint postion h=0.5 l=0.2 
% torso_to_R_ShoulderRx
% torso_to_L_ShoulderRx
% R_ShoulderRx_to_R_UpperArm
% L_ShoulderRx_to_L_UpperArm
% R_UpperArm_to_R_ForeArm
% L_UpperArm_to_L_ForeArm
load('Agility_analysis/h_0_5_l_0_2_s_I_10_joint.mat');
R_ShoulderRx=Joint_Position_Recording.joint_p(:,1)';
R_ShoulderRx=R_ShoulderRx(:,2:end);
L_ShoulderRx=Joint_Position_Recording.joint_p(:,2)';
L_ShoulderRx=L_ShoulderRx(:,2:end);

R_UpperArm=Joint_Position_Recording.joint_p(:,3)';
R_UpperArm=R_UpperArm(:,2:end);
L_UpperArm=Joint_Position_Recording.joint_p(:,4)';
L_UpperArm=L_UpperArm(:,2:end);

R_ForeArm=Joint_Position_Recording.joint_p(:,5)';
R_ForeArm=R_ForeArm(:,2:end);
L_ForeArm=Joint_Position_Recording.joint_p(:,6)';
L_ForeArm=L_ForeArm(:,2:end);

load('Agility_analysis/h_0_5_l_0_2_s_joint.mat');
R_ShoulderRx=Joint_Position_Recording.joint_p(:,1)';
R_ShoulderRx=R_ShoulderRx(:,2:end);
L_ShoulderRx=Joint_Position_Recording.joint_p(:,2)';
L_ShoulderRx=L_ShoulderRx(:,2:end);

R_UpperArm=Joint_Position_Recording.joint_p(:,3)';
R_UpperArm=R_UpperArm(:,2:end);
L_UpperArm=Joint_Position_Recording.joint_p(:,4)';
L_UpperArm=L_UpperArm(:,2:end);

R_ForeArm=Joint_Position_Recording.joint_p(:,5)';
R_ForeArm=R_ForeArm(:,2:end);
L_ForeArm=Joint_Position_Recording.joint_p(:,6)';
L_ForeArm=L_ForeArm(:,2:end);


%% Joint postion h=0.15 l=0.1 
% torso_to_R_ShoulderRx
% torso_to_L_ShoulderRx
% R_ShoulderRx_to_R_UpperArm
% L_ShoulderRx_to_L_UpperArm
% R_UpperArm_to_R_ForeArm
% L_UpperArm_to_L_ForeArm
load('Stability/h_0_15_l_0_1_s_joint.mat');
% load('Agility_analysis/h_0_15_l_0_1_s_joint.mat');

R_ShoulderRx=Joint_Position_Recording.joint_p(:,1)';
R_ShoulderRx=R_ShoulderRx(:,2:end);
L_ShoulderRx=Joint_Position_Recording.joint_p(:,2)';
L_ShoulderRx=L_ShoulderRx(:,2:end);

R_UpperArm=Joint_Position_Recording.joint_p(:,3)';
R_UpperArm=R_UpperArm(:,2:end);
L_UpperArm=Joint_Position_Recording.joint_p(:,4)';
L_UpperArm=L_UpperArm(:,2:end);

R_ForeArm=Joint_Position_Recording.joint_p(:,5)';
R_ForeArm=R_ForeArm(:,2:end);
L_ForeArm=Joint_Position_Recording.joint_p(:,6)';
L_ForeArm=L_ForeArm(:,2:end);



%% energy h=0.15 l=0.1 --end_time=0.2 --target_realtime_rate=0.2
% robot with arm swing 
load('Agility_analysis/h_0_15_l_0_1_s_energy.mat');

E_RThigh_nas=Energy_Recording.energy_cost_joint(:,2+1)';
E_RThigh_nas=E_RThigh_nas(:,2:end);
E_RKnee_nas=Energy_Recording.power_joint(:,3+1)';
E_RKnee_nas=E_RKnee_nas(:,2:end);
E_RAnkle_nas=Energy_Recording.power_joint(:,4+1)';
E_RAnkle_nas=E_RAnkle_nas(:,2:end);

E_LThigh_s=Energy_Recording.power_joint(:,7+1)';
E_LThigh_s=E_LThigh_s(:,2:end);
E_LKnee_s=Energy_Recording.power_joint(:,8+1)';
E_LKnee_s=E_LKnee_s(:,2:end);
E_LAnkle_s=Energy_Recording.power_joint(:,9+1)';
E_LAnkle_s=E_LAnkle_s(:,2:end);

E_RHipz_s=Energy_Recording.power_joint(:,0+1)';
E_RHipz_s=E_RHipz_s(:,2:end);
E_RHipx_s=Energy_Recording.power_joint(:,1+1)';
E_RHipx_s=E_RHipx_s(:,2:end);

E_LHipz_s=Energy_Recording.power_joint(:,5+1)';
E_LHipz_s=E_LHipz_s(:,2:end);
E_LHipx_s=Energy_Recording.power_joint(:,6+1)';
E_LHipx_s=E_LHipx_s(:,2:end);

E_Lower_s=E_RThigh_s+E_LThigh_s+E_RKnee_s+...
                E_LKnee_s+E_RAnkle_s+E_LAnkle_s+...
                E_RHipz_s+E_RHipx_s+...
                E_LHipz_s+E_LHipx_s;

%% energy h=0.15 l=0.1 --end_time=0.2 --target_realtime_rate=0.2
% robot with arm no swing 
load('Agility_analysis/h_0_15_l_0_1_ns_energy.mat');
P_RThigh_ns=Energy_Recording.power_joint(:,2+1)';
P_RThigh_ns=P_RThigh_ns(:,2:end);
P_RKnee_ns=Energy_Recording.power_joint(:,3+1)';
P_RKnee_ns=P_RKnee_ns(:,2:end);
P_RAnkle_ns=Energy_Recording.power_joint(:,4+1)';
P_RAnkle_ns=P_RAnkle_ns(:,2:end);

P_LThigh_ns=Energy_Recording.power_joint(:,7+1)';
P_LThigh_ns=P_LThigh_ns(:,2:end);
P_LKnee_ns=Energy_Recording.power_joint(:,8+1)';
P_LKnee_ns=P_LKnee_ns(:,2:end);
P_LAnkle_ns=Energy_Recording.power_joint(:,9+1)';
P_LAnkle_ns=P_LAnkle_ns(:,2:end);

P_RHipz_ns=Energy_Recording.power_joint(:,0+1)';
P_RHipz_ns=P_RHipz_ns(:,2:end);
P_RHipx_ns=Energy_Recording.power_joint(:,1+1)';
P_RHipx_ns=P_RHipx_ns(:,2:end);

P_LHipz_ns=Energy_Recording.power_joint(:,5+1)';
P_LHipz_ns=P_LHipz_ns(:,2:end);
P_LHipx_ns=Energy_Recording.power_joint(:,6+1)';
P_LHipx_ns=P_LHipx_ns(:,2:end);

P_Lower_ns=P_RThigh_ns+P_LThigh_ns+P_RKnee_ns+...
                P_LKnee_ns+P_RAnkle_ns+P_LAnkle_ns+...
                P_RHipz_ns+P_RHipx_ns+...
                P_LHipz_ns+P_LHipx_ns;
            
% time=Energy_Recording.lcm_timestamp/5;
% f_=figure;
% plot(time,P_Lower_ns);
% hold on;
% plot(time,P_Lower_s);
% xlabel('time (s)');ylabel('P (W)');
% legend('AS','NAS');
% set(gca, 'linewidth',1,'FontSize',15,'Fontname', 'Times New Roman','FontWeight','bold');

%% plot
time=Velocity_Recording.lcm_timestamp/5;
a=500;
num=5000;
time=time(:,a:num);





f0=figure;
plot(time,pitch_moment_witharm(:,a:num));
xlabel('time (s)');ylabel('moment (N·m·s)');
hold on;
plot(time,pitch_moment_witharm_noswing(:,a:num));
hold on;
legend('AS','NAS');
set(gca, 'linewidth',1,'FontSize',15,'Fontname', 'Times New Roman','FontWeight','bold');
sum_error_p_s=sum(abs(pitch_moment_witharm(:,a:num)));
sum_error_p_ns=sum(abs(pitch_moment_witharm_noswing(:,a:num)));

f1=figure;

plot(time,z_velocity_act_witharm(:,a:num),'LineWidth',1.2);
xlabel('time (s)');ylabel('vz (m/s)');
% xlabel('x','Fontname', 'Times New Roman','FontSize',12);
hold on;
plot(time,z_velocity_act_witharm_noswing(:,a:num),'LineWidth',1.2);
xlabel('time (s)');ylabel('vz (m/s)');
hold on;
legend('AS','NAS','Location','northwest');
set(gca, 'linewidth',1,'FontSize',15,'Fontname', 'Times New Roman','FontWeight','bold');

sum_error_z_s=sum(abs(z_velocity_act_witharm(:,a:num)));
sum_error_z_ns=sum(abs(z_velocity_act_witharm_noswing(:,a:num)));

% f2=figure;
% plot(time,z_velocity_des_witharm(:,a:num),'-');
% xlabel('time (s)');ylabel('vz (m/s)');
% hold on;
% plot(time,z_velocity_des_witharm_noswing(:,a:num),'-');
% xlabel('time (s)');ylabel('vz (m/s)');
% hold on;
% legend('des\_vz_s','des\_vz_ns', 'Location', 'northwest');
% title("des\_vz");
% set(gca, 'linewidth',1, 'fontsize',15);
% 
f3=figure;
plot(time,x_velocity_act_witharm(:,a:num),'LineWidth',1.2);
xlabel('time (s)');ylabel('vx (m/s)');
hold on;
plot(time,x_velocity_act_witharm_noswing(:,a:num),'LineWidth',1.2);
xlabel('time (s)');ylabel('vx (m/s)');
hold on;
legend('AS','NAS','Location', 'northwest');
set(gca, 'linewidth',1, 'fontsize',15,'Fontname', 'Times New Roman','FontWeight','bold');
sum_error_x=sum(abs(x_velocity_act_witharm(:,a:num)));
sum_error_x_ns=sum(abs(x_velocity_act_witharm_noswing(:,a:num)));

% 
% f4=figure;
% plot(time,x_velocity_des_witharm(:,a:num),'-');
% xlabel('time (s)');ylabel('vx (m/s)');
% hold on;
% plot(time,x_velocity_des_witharm_noswing(:,a:num),'-');
% xlabel('time (s)');ylabel('vx (m/s)');
% hold on;
% legend('des\_vx_s','des\_vx_ns', 'Location', 'northwest');
% title("des\_vx");
% set(gca, 'linewidth',1, 'fontsize',15, 'Fontname', 'Times New Roman');
% 


f5=figure;
subplot(2,1,1);
plot(time,R_UpperArm(:,a:num)*180/pi);
xlabel('time (s)');ylabel('angle (deg)');
legend('UpperArm\_joint');
set(gca, 'linewidth',1, 'fontsize',15,'FontWeight','bold');
hold on;

subplot(2,1,2);
plot(time,R_ForeArm(:,a:num)*180/pi);
% ylim([-40,0]);
xlabel('time (s)');ylabel('angle (deg)');
legend('ForeArm\_joint');
% title("arm\_joint");
set(gca, 'linewidth',1, 'fontsize',15,'FontWeight','bold');

% f6=figure;
% R_UpperArm_dot=diff(R_UpperArm)./diff(time);
% R_ForeArm_dot=diff(R_ForeArm)./diff(time);
% subplot(2,1,1);
% plot(time(:,a:num-1),R_UpperArm_dot(:,a:num-1)*180/pi);
% xlabel('time (s)');ylabel('Angular velocity (deg)');
% legend('UpperArm\_joint');
% set(gca, 'linewidth',1, 'fontsize',15);
% hold on;
% 
% subplot(2,1,2);
% plot(time(:,a:num-1),R_ForeArm_dot(:,a:num-1)*180/pi);
% xlabel('time (s)');ylabel('Angular velocity (deg)');
% legend('ForeArm\_joint');
% % title("arm\_joint");
% set(gca, 'linewidth',1, 'fontsize',15);

f__=figure;
X = categorical({'Total','Upper','Lower'});
X = reordercats(X,{'Total','Upper','Lower'});
Y = [166.5 204.4;13.5 1;153 203.4];
b = bar(X,Y,1);
xtips1 = b(1).XEndPoints;
ytips1 = b(1).YEndPoints; 
labels1 = string(b(1).YData);
text(xtips1,ytips1,labels1,'HorizontalAlignment','center',...
    'VerticalAlignment','bottom','FontSize',11)

xtips2 = b(2).XEndPoints;
ytips2 = b(2).YEndPoints; 
labels2 = string(b(2).YData);
text(xtips2,ytips2,labels2,'HorizontalAlignment','center',...
    'VerticalAlignment','bottom','FontSize',11)

legend('AS','NAS');
ylabel("Energy  (J)")
set(gca,'FontSize',15)
a=0;







%% plot
% time=Velocity_Recording.lcm_timestamp;
% a=1;
% num=4000;
% time=time(:,a:num);
% f1=figure;
% subplot(4,1,1)
% plot(time,R_ShoulderRx(:,a:num),'-.');
% hold on;
% plot(time,L_ShoulderRx(:,a:num),'--');
% legend('R ShoulderRx','L ShoulderRx');
% title("Shoulder")
% 
% subplot(4,1,2)
% plot(time,R_UpperArm(:,a:num),'-.');
% hold on;
% plot(time,L_UpperArm(:,a:num),'--');
% hold on;
% plot(time,z_velocity_act_witharm(:,a:num));
% hold on;
% plot(time,z_velocity_des_witharm(:,a:num));
% legend('R UpperArm','L UpperArm','z velocity','z des velocity');
% title("UpperArm swing")
% 
% subplot(4,1,3)
% plot(time,R_UpperArm(:,a:num),'-.');
% hold on;
% plot(time,L_UpperArm(:,a:num),'--');
% hold on;
% plot(time,z_velocity_act_witharm_noswing(:,a:num));
% hold on;
% plot(time,z_velocity_des_witharm(:,a:num));
% legend('R UpperArm','L UpperArm','z velocity','z des velocity');
% title("UpperArm no swing")
% 
% subplot(4,1,4)
% plot(time,R_ForeArm(:,a:num),'-.');
% hold on;
% plot(time,L_ForeArm(:,a:num),'--');
% legend('R ForeArm','L ForeArm');
% title("ForeArm")
